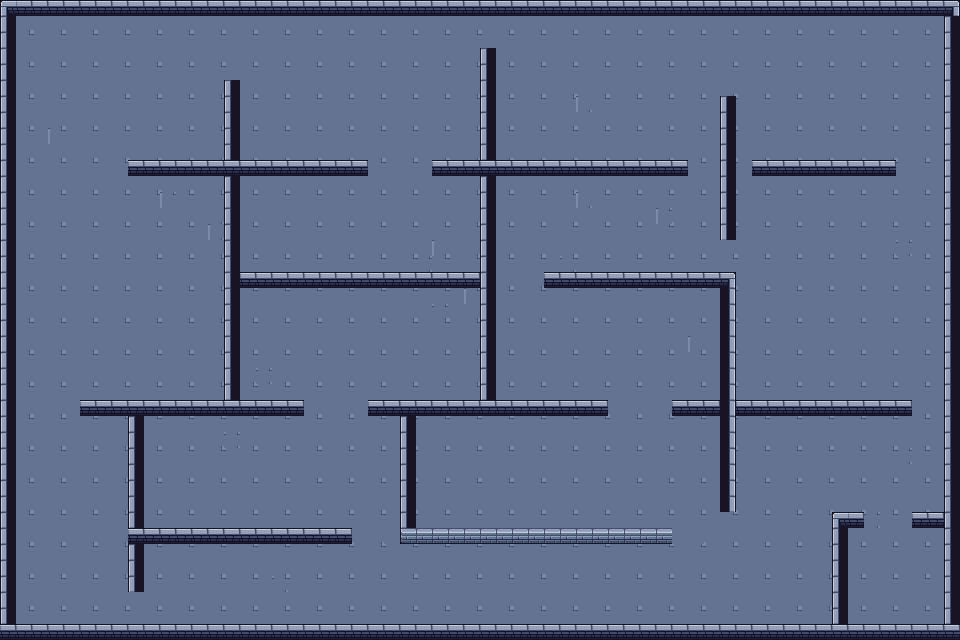

Below is a game level as drawn by its tile map, then a one-line description and the .tmx that defines it (tile-layer data replaced by summaries):
An orthogonal 60x40 tile map with 16x16 px tiles, 1 tile layer (Tile Layer 1), 3 tilesets and 47 objects (25x wall, 8x guard_start, 8x guard_end, player_spawn, key, ...).

<map version="1.10" tiledversion="1.12.2" orientation="orthogonal" renderorder="right-down" width="60" height="40" tilewidth="16" tileheight="16" infinite="0" nextlayerid="7" nextobjectid="1005">
 <tileset firstgid="1" source="tilesetAD/map1/Set 1.0.tsx" />
 <tileset firstgid="49" source="tilesetAD/map1/Set 1.2.tsx" />
 <tileset firstgid="145" source="tilesetAD/map1/Structure.tsx" />
 <layer id="1" name="Tile Layer 1" width="60" height="40">
  <data>[2400 cells, 2400 non-empty, 15 distinct tile ids]</data>
 </layer>
 <objectgroup id="2" name="collisions">
  <object id="1" name="wall" x="0" y="0" width="960" height="16" />
  <object id="2" name="wall" x="0" y="624" width="960" height="16" />
  <object id="3" name="wall" x="0" y="0" width="16" height="640" />
  <object id="4" name="wall" x="944" y="0" width="16" height="640" />
  <object id="5" name="wall" x="127" y="159.5" width="242" height="15.5" />
  <object id="6" name="wall" x="434" y="161" width="253.5" height="13" />
  <object id="7" name="wall" x="752" y="161" width="144" height="15" />
  <object id="8" name="wall" x="80.5" y="400" width="223" height="16" />
  <object id="9" name="wall" x="368" y="400" width="242" height="15" />
  <object id="10" name="wall" x="674.333" y="401" width="230" height="14" />
  <object id="11" name="wall" x="223.5" y="81" width="11.5" height="82" />
  <object id="12" name="wall" x="225.5" y="171" width="9.5" height="230" />
  <object id="13" name="wall" x="480" y="47.5" width="11" height="112" />
  <object id="14" name="wall" x="482.5" y="169" width="8.5" height="235" />
  <object id="15" name="wall" x="721" y="97" width="14.5" height="143.5" />
  <object id="16" name="wall" x="724" y="273.5" width="11.5" height="239" />
  <object id="17" name="wall" x="232" y="272.5" width="248.5" height="11.5" />
  <object id="18" name="wall" x="543.5" y="272" width="191" height="13.5" />
  <object id="19" name="wall" x="129.5" y="411" width="15" height="181.5" />
  <object id="20" name="wall" x="127.5" y="529" width="222" height="14" />
  <object id="21" name="wall" x="402.5" y="529" width="270" height="15" />
  <object id="22" name="wall" x="401.5" y="404" width="12" height="121.5" />
  <object id="1001" name="wall" x="832.667" y="508" width="17.3333" height="120.667" />
  <object id="1002" name="wall" x="911.333" y="514.667" width="40.6667" height="12" />
  <object id="1004" name="wall" x="838" y="512" width="26.6667" height="12" />
 </objectgroup>
 <objectgroup id="5" name="entities">
  <object id="23" name="player_spawn" x="34" y="594" width="14" height="16" />
  <object id="24" name="key" x="818" y="98" width="10" height="12" />
  <object id="25" name="server" x="870" y="559.333" width="30" height="32" />
  <object id="26" name="server_door" x="864.667" y="518" width="48" height="8" />
  <object id="27" name="item_water" x="338" y="226" width="12" height="12" />
  <object id="28" name="item_meat" x="562" y="450" width="14" height="13" />
 </objectgroup>
 <objectgroup id="6" name="enemies">
  <object id="100" name="guard_start" x="64" y="80" width="12" height="12">
   <properties>
    <property name="id" type="int" value="1" />
    <property name="viewAngle" type="int" value="60" />
    <property name="viewRadius" type="int" value="120" />
   </properties>
  </object>
  <object id="101" name="guard_end" x="192" y="80" width="12" height="12">
   <properties>
    <property name="id" type="int" value="1" />
    <property name="viewAngle" type="int" value="60" />
    <property name="viewRadius" type="int" value="120" />
   </properties>
  </object>
  <object id="102" name="guard_start" x="256" y="80" width="12" height="12">
   <properties>
    <property name="id" type="int" value="2" />
    <property name="viewAngle" type="int" value="60" />
    <property name="viewRadius" type="int" value="120" />
   </properties>
  </object>
  <object id="103" name="guard_end" x="448" y="80" width="12" height="12">
   <properties>
    <property name="id" type="int" value="2" />
    <property name="viewAngle" type="int" value="60" />
    <property name="viewRadius" type="int" value="120" />
   </properties>
  </object>
  <object id="104" name="guard_start" x="512" y="80" width="12" height="12">
   <properties>
    <property name="id" type="int" value="3" />
    <property name="viewAngle" type="int" value="60" />
    <property name="viewRadius" type="int" value="120" />
   </properties>
  </object>
  <object id="105" name="guard_end" x="672" y="80" width="12" height="12">
   <properties>
    <property name="id" type="int" value="3" />
    <property name="viewAngle" type="int" value="60" />
    <property name="viewRadius" type="int" value="120" />
   </properties>
  </object>
  <object id="106" name="guard_start" x="768" y="80" width="12" height="12">
   <properties>
    <property name="id" type="int" value="4" />
    <property name="viewAngle" type="int" value="60" />
    <property name="viewRadius" type="int" value="120" />
   </properties>
  </object>
  <object id="107" name="guard_end" x="896" y="80" width="12" height="12">
   <properties>
    <property name="id" type="int" value="4" />
    <property name="viewAngle" type="int" value="60" />
    <property name="viewRadius" type="int" value="120" />
   </properties>
  </object>
  <object id="108" name="guard_start" x="64" y="208" width="12" height="12">
   <properties>
    <property name="id" type="int" value="5" />
    <property name="viewAngle" type="int" value="60" />
    <property name="viewRadius" type="int" value="120" />
   </properties>
  </object>
  <object id="109" name="guard_end" x="192" y="208" width="12" height="12">
   <properties>
    <property name="id" type="int" value="5" />
    <property name="viewAngle" type="int" value="60" />
    <property name="viewRadius" type="int" value="120" />
   </properties>
  </object>
  <object id="110" name="guard_start" x="256" y="208" width="12" height="12">
   <properties>
    <property name="id" type="int" value="6" />
    <property name="viewAngle" type="int" value="60" />
    <property name="viewRadius" type="int" value="120" />
   </properties>
  </object>
  <object id="111" name="guard_end" x="448" y="208" width="12" height="12">
   <properties>
    <property name="id" type="int" value="6" />
    <property name="viewAngle" type="int" value="60" />
    <property name="viewRadius" type="int" value="120" />
   </properties>
  </object>
  <object id="112" name="guard_start" x="512" y="208" width="12" height="12">
   <properties>
    <property name="id" type="int" value="7" />
    <property name="viewAngle" type="int" value="60" />
    <property name="viewRadius" type="int" value="120" />
   </properties>
  </object>
  <object id="113" name="guard_end" x="672" y="208" width="12" height="12">
   <properties>
    <property name="id" type="int" value="7" />
    <property name="viewAngle" type="int" value="60" />
    <property name="viewRadius" type="int" value="120" />
   </properties>
  </object>
  <object id="114" name="guard_start" x="768" y="208" width="12" height="12">
   <properties>
    <property name="id" type="int" value="8" />
    <property name="viewAngle" type="int" value="60" />
    <property name="viewRadius" type="int" value="120" />
   </properties>
  </object>
  <object id="115" name="guard_end" x="896" y="208" width="12" height="12">
   <properties>
    <property name="id" type="int" value="8" />
    <property name="viewAngle" type="int" value="60" />
    <property name="viewRadius" type="int" value="120" />
   </properties>
  </object>
 </objectgroup>
</map>
